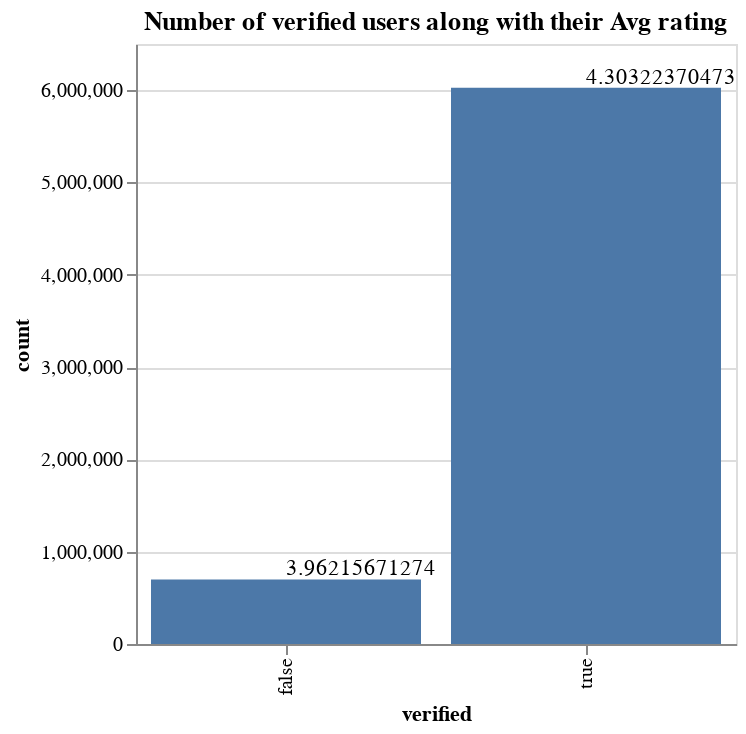

The cell this chart's notebook holds for it:
### Code cell
verified = data.groupby('verified').agg({'vote': 'count', 'overall':'mean'}).reset_index()
verified.columns = ['verified', 'count','avg']

bars = alt.Chart(verified).mark_bar().encode(
    x='verified:N',
    y=alt.Y('count:Q')
)
text = bars.mark_text(
    align='left',
    baseline='middle',
    dy=-5  # Nudges text to right so it doesn't appear on top of the bar
).encode(
    text='avg:Q'
)
(bars+text).properties(title='Number of verified users along with their Avg rating', width=300)

### Figure 1 — Vega-Lite specification as saved in the notebook (floating-point values rounded to 4 significant figures)
{"config": {"view": {"continuousWidth": 400, "continuousHeight": 300}}, "layer": [{"mark": "bar", "encoding": {"x": {"field": "verified", "type": "nominal"}, "y": {"field": "count", "type": "quantitative"}}}, {"mark": {"type": "text", "align": "left", "baseline": "middle", "dy": -5}, "encoding": {"text": {"field": "avg", "type": "quantitative"}, "x": {"field": "verified", "type": "nominal"}, "y": {"field": "count", "type": "quantitative"}}}], "data": {"name": "data-b214287696e0d525be2262b78a6a38bf"}, "title": "Number of verified users along with their Avg rating", "width": 300, "$schema": "https://vega.github.io/schema/vega-lite/v4.17.0.json", "datasets": {"data-b214287696e0d525be2262b78a6a38bf": [{"verified": false, "count": 699305, "avg": 3.962}, {"verified": true, "count": 6025769, "avg": 4.303}]}}
